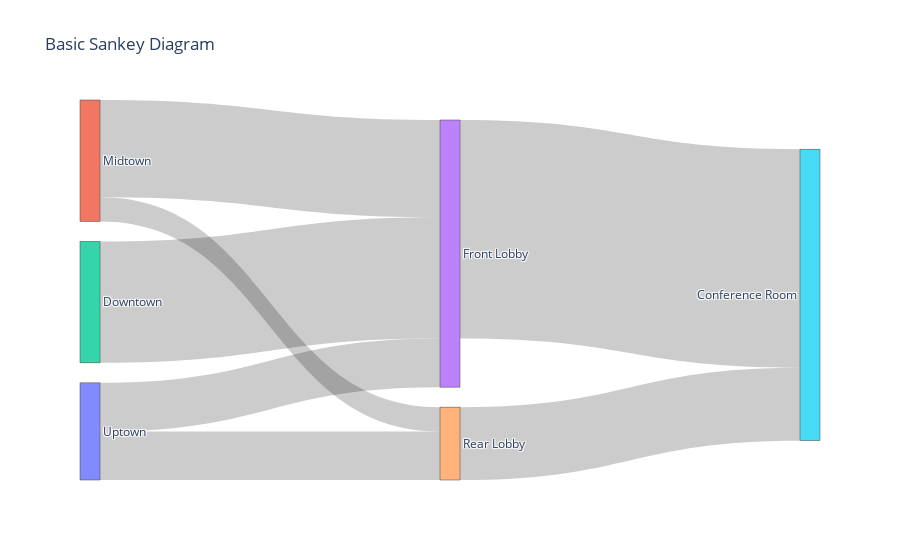

Notebook code cell kept with this figure:
### Code cell
fig = dict(data=[data],
           layout=layout)

py.iplot(fig)

### Figure 1 — Plotly figure (JSON) as saved in the notebook; plotly's stock layout.template omitted (floating-point values rounded to 4 significant figures)
{"data": [{"link": {"source": [0, 0, 1, 1, 2, 3, 4], "target": [3, 4, 3, 4, 3, 5, 5], "value": [2, 2, 4, 1, 5, 9, 3]}, "node": {"label": ["Uptown", "Midtown", "Downtown", "Front Lobby", "Rear Lobby", "Conference Room"]}, "type": "sankey"}], "layout": {"font": {"size": 12}, "title": {"text": "Basic Sankey Diagram"}}}
